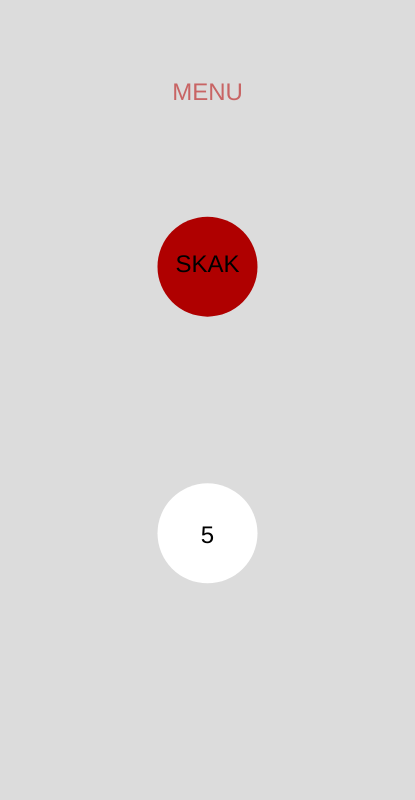
Frame 1 (no input)
Frame 60 (no input): identical to frame 1, image omitted
Frame 120 (the mouse pressed at the canvas centre since frame 60): identical to frame 1, image omitted

The p5.js sketch that drew this single still picture (run headless with seeded random() and noise() and a simulated clock; from frame 60 on, the mouse is pressed at the canvas centre):

// p5.js sketch
// ── sketch.js
let manager = new GameStateManager();
let c;

function setup() {
  document.body.style.overflow = "hidden";
  c = createCanvas(415, 800);
  textAlign(CENTER, BASELINE);
  let x = (windowWidth - width) / 2;
  let y = (windowHeight - height) / 2;
  c.position(x, y);
  manager.opretGameState("menu", new MenuSkærm());
  manager.opretGameState("spil", new SpilSkærm());
  manager.skiftGameState("menu");
}
function draw() {
  manager.runState();
}
function mouseClicked() {
  manager.aktuelleSkærm.musKlikket();
}

function keyReleased() {
  if (key === " ") {
    let fs = fullscreen();
    fullscreen(!fs);
  }
}

function windowResized() {
  let x = (windowWidth - width) / 2;
  let y = (windowHeight - height) / 2;
  c.position(x, y);
  manager = new GameStateManager();
  manager.opretGameState("menu", new MenuSkærm());
  manager.opretGameState("spil", new SpilSkærm());
  manager.skiftGameState("menu");
}

// ── ButtonCircle.js
class ButtonCircle {
    constructor(posX,posY,diameter,f,h) {
      this.posX = posX;
      this.posY = posY;
      this.diameter = diameter;
      this.farve = f;
      this.hover = h;
      noStroke();
    }
  
    draw() {
      if (this.overCircle())
        fill(this.hover);
      else
        fill(this.farve);
      ellipse(this.posX, this.posY, this.diameter, this.diameter);
    }
    overCircle() {
      let disX = this.posX - mouseX;
      let disY = this.posY - mouseY;
      if (sqrt(disX*disX + disY*disY) < this.diameter/2) {
        return true;
        console.log('hit!');
      } else {
        return false;
      }
    }
  }
// ── GameStateManager.js
class GameStateManager {

    constructor() {
      this.skærme = {}; 
      this.aktuelleSkærm = null;
    }
  
    opretGameState(navn, state) {
      this.skærme[navn] = state; 
    }
    
    skiftGameState(skærmNavn){
      this.aktuelleSkærm = this.skærme[skærmNavn];
    }
    runState(){
      this.aktuelleSkærm.run();
    }
  }
// ── MenuSkærm.js
class MenuSkærm{
  
    constructor(){
    this.knapSpil = new ButtonCircle(width/2, height/3, 100, color(175, 0, 0), color(100, 0, 0));
    this.knapTid = new ButtonCircle(width/2, height/1.5, 100, color(255), color(100));
    this.minutter = 5;
    }
    
    run(){
      background(220);
      this.knapSpil.draw();
      this.knapTid.draw();
      fill(200, 100, 100);
      textSize(24);
      text("MENU", width/2, height/8);
      fill(0);
      text("SKAK", width/2, height/3+5);
      text(this.minutter, width/2, height/1.5 + 10);
    }
    
    musKlikket(){
      if (this.knapSpil.overCircle()){
        let s = manager.skærme.spil;
        s.sætTid(this.minutter);
        manager.skiftGameState("spil");
      }
      else if (this.knapTid.overCircle()){
        this.minutter--;
        
      }
    }
  }
// ── SpilSkærm.js
class SpilSkærm {

    constructor() {
      this.knapSpil = new ButtonCircle(75, 75, 75, color(175, 0, 0), color(100, 0, 0));
      this.knapRyk = new ButtonCircle(width/2, height/2, 300, color(255,255,255,230), color(175));
      this.skift = false;
      this.felt = width/6;
      this.tid1 = 0;
      this.tid2 = 0;
      this.spiller1True = true;
      this.savedTime = millis();
    }
  
    run() {
      let passedTime = millis() - this.savedTime;
      if (passedTime >= 1000) {
        if (this.spiller1True === true)
          this.tid1 -= 1;
        else
          this.tid2 -= 1;
        this.savedTime = millis();
      }
      
      this.tegnSkak();
      this.knapSpil.draw();
      stroke(0); strokeWeight(3);
      this.knapRyk.draw();
      fill(200,0,0);
      noStroke();
      text("HVID: " + this.tid1, width/2, height/2.5);
      text("SORT: " + this.tid2, width/2, height/1.6);
    }
    
    tegnSkak() {
      for (let i = 0; i < width; i +=this.felt) {
        for (let y = 0; y < height + this.felt; y +=this.felt) {
          this.skift = !this.skift;
          if (this.skift === true)
            fill(0);
          else
            fill(255);
            
          rect(i, y, this.felt, this.felt);
        }
      }
    }  sætTid(minutter){
      this.tid1 = minutter * 60;
      this.tid2 = this.tid1;
    
    }
  
    musKlikket() {
      if (this.knapSpil.overCircle()) {
        manager.skiftGameState("menu");
      }
      if (this.knapRyk.overCircle()) {
        this.spiller1True = !this.spiller1True;
      }
    }
  }
